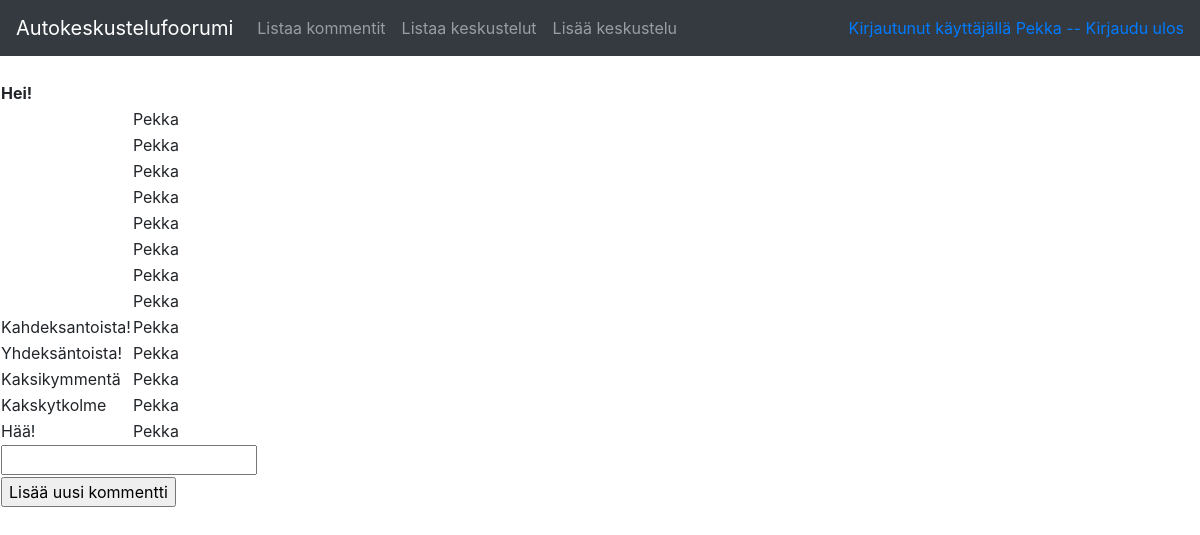
Page /conversations/1 (signed in) on the earlier database version.
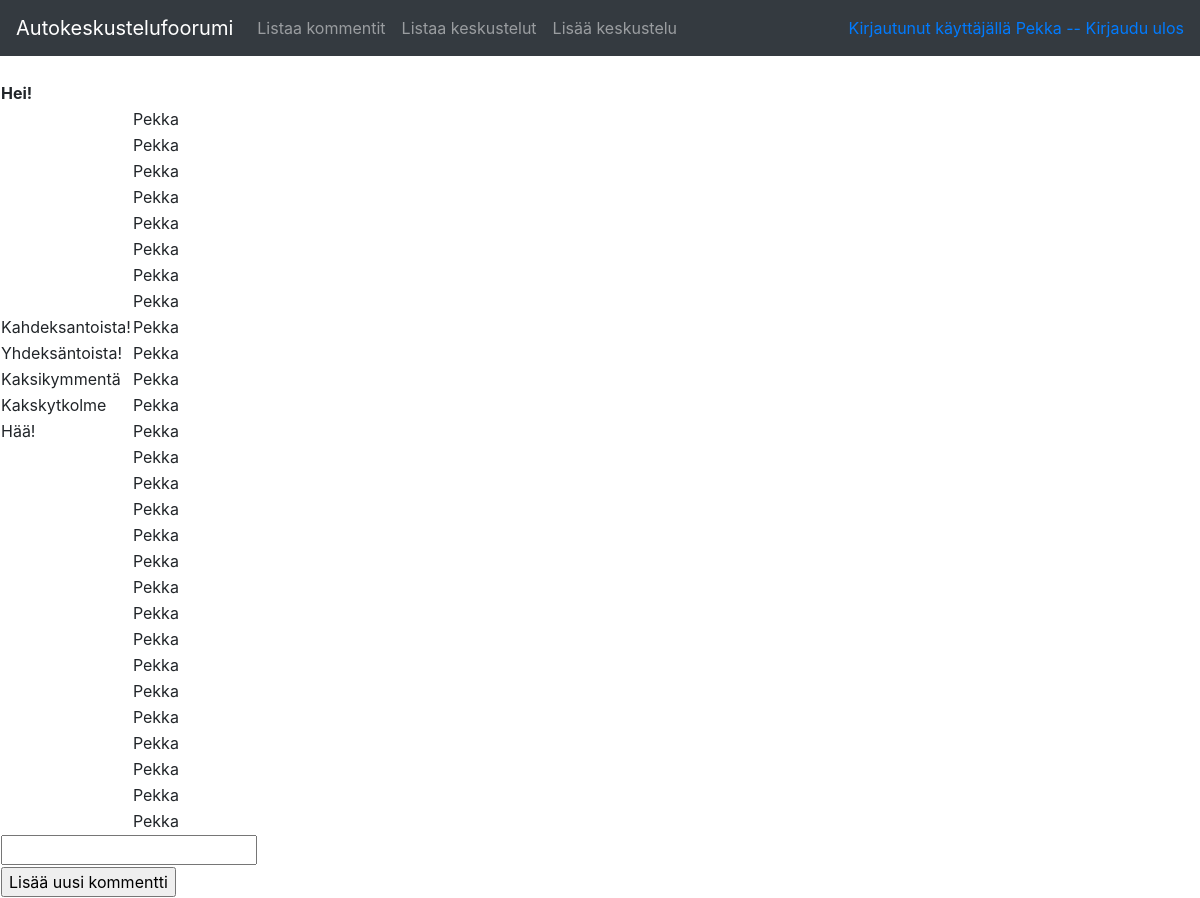
Same page on the later database version.
### application/auth/models.py (models this page shows, shortened)
class User(Base):
    __tablename__ = "account"
    name = db.Column(db.String(144), nullable=False)
    username = db.Column(db.String(144), nullable=False)
    password = db.Column(db.String(144), nullable=False)
    comments = db.relationship("Comment", backref='account', lazy=True)

### application/conversations/models.py (models this page shows, shortened)
class Conversation(Base):
    __tablename__ = "conversation"
    name = db.Column(db.String(144), nullable=False)
    @staticmethod
    def find_comments_for_conversation(convid=0):
      stmt = text("SELECT Comment.id, Comment.name, Comment.conversation_id, Account.username FROM Comment, Account WHERE Account.id = Comment.account_id AND Comment.conversation_id = :convid").params(convid=convid)
      res = db.engine.execute(stmt)
      response = []
      for row in res:
        response.append({"id":row[0], "name":row[1], "conversation_id":row[2], "username":row[3]})
      return response

### application/comments/models.py (models this page shows, shortened)
class Comment(db.Model):
    id = db.Column(db.Integer, primary_key=True)
    date_created = db.Column(db.DateTime, default=db.func.current_timestamp())
    date_modified = db.Column(db.DateTime, default=db.func.current_timestamp(),
    onupdate=db.func.current_timestamp())
    name = db.Column(db.String(144), nullable=False)
    account_id = db.Column(db.Integer, db.ForeignKey('account.id'),  nullable=False)

### application/conversations/views.py (the view)
@app.route("/conversations/<conversation_id>", methods=["GET","POST"])
@login_required
def conversation_view(conversation_id):
    form = CommentForm(request.form)
    return render_template("conversations/viewOne.html", t=Conversation.query.get(conversation_id), form=form, conversation_comments=Conversation.find_comments_for_conversation(conversation_id))

### application/comments/forms.py
class CommentForm(FlaskForm):
    name = StringField("Comment name")
    class Meta:
        csrf = False

### application/__init__.py (called while the page is built)
@login_manager.user_loader
def load_user(user_id):
    return User.query.get(user_id)

### application/templates/conversations/viewOne.html (shortened to what this page needs)
{% extends "layout.html" %}
{% block body %}
  <table>
    <tr>
      <th>{{ t.name }}</th>
      <th></th>
    </tr>
    {% for comment in conversation_comments %}
    <tr>
      <td>{{ comment.name }}</td>
      <td> {{ comment.username }}</td>
    </tr>
    {% endfor %}
  </table>
  <form method="POST" action="{{ url_for('comments_create', conversation_id=t.id) }}">
    <table>
      <tr>
  <td>
    {{ form.name }}
  </td>
      </tr>
      <tr>
  <td colspan="2">
    <input type="submit" value="Lisää uusi kommentti"/>
  </td>
      </tr>
  </form>
{% endblock %}

### application/templates/layout.html (shortened to what this page needs)
<!DOCTYPE html>
<html>
<head>
  <link rel="stylesheet" href="https://maxcdn.bootstrapcdn.com/bootstrap/4.0.0/css/bootstrap.min.css"
>
</head>
<body>
    <nav class="navbar navbar-expand-md navbar-dark bg-dark mb-4">
        <a class="navbar-brand" href="#">Autokeskustelufoorumi</a>
        <div class="collapse navbar-collapse" id="navbarCollapse">
                <ul class="navbar-nav mr-auto">
                  <li class="nav-item">
                    <a class="nav-link" href="{{ url_for('comments_index') }} ">Listaa kommentit</a>
                  </li>
                  <li class="nav-item">
                      <a class="nav-link" href="{{ url_for('conversations_index') }} ">Listaa keskustelut</a>
                    </li>
                    <li class="nav-item">
                        <a class="nav-link" href="{{ url_for('conversations_form') }} ">Lisää keskustelu</a>
                      </li>
                </ul>
                <div class="form-inline mt-2 mt-md-0">
            {% if current_user.is_authenticated %}
            <a href="{{ url_for('auth_logout') }}">Kirjautunut käyttäjällä {{ current_user.name }} -- Kirjaudu ulos</a>
            {% else %}
            <a href="{{ url_for('auth_login') }}">Login</a>
            {% endif %}
                </div>
        </div>
            </nav>
  {% block body %}{% endblock %}
</body>
</html>

Differences in the rows shown:
added Comment: username "Pekka"
added Comment: username "Pekka"
added Comment: username "Pekka"
added Comment: username "Pekka"
added Comment: username "Pekka"
added Comment: username "Pekka"
added Comment: username "Pekka"
added Comment: username "Pekka"
added Comment: username "Pekka"
added Comment: username "Pekka"
added Comment: username "Pekka"
added Comment: username "Pekka"
added Comment: username "Pekka"
added Comment: username "Pekka"
added Comment: username "Pekka"
